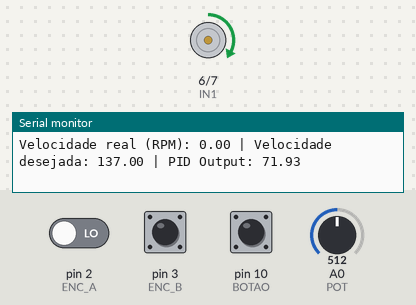
A sketch run on a simulated Arduino Uno, built with avr-gcc and run on an emulated ATmega328P. Shown: motor-driver pin pairs drawn as motors (green arrow = first pin HIGH = forward, orange = second pin HIGH = backward, longer = more drive, scaled by the enable pin), the last lines printed to the serial monitor. The inputs (shaded band) are chosen by the test bench; at power-on: A0 (POT) = 512, pin 10 (BOTAO) HIGH, pin 2 (ENC_A) LOW, pin 3 (ENC_B) HIGH.

Above: at 1.2 s.
1.3 s: A0 (POT) set to 190
At 2.1 s:
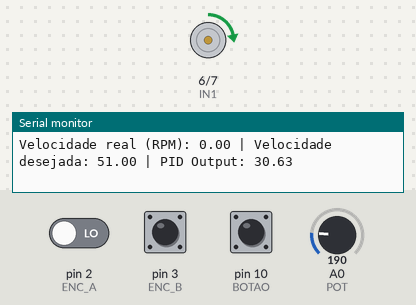
4.3 s: A0 (POT) set to 716
7.3 s: pin 10 (BOTAO) pulled LOW for 3.2 s
At 8.2 s:
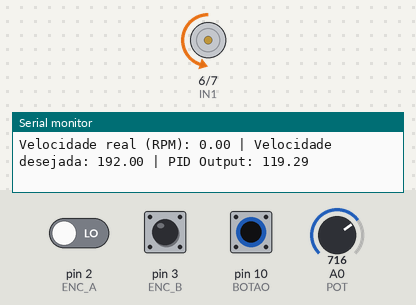
12.4 s: pin 10 (BOTAO) pulled LOW for 0.15 s
At 13.01 s:
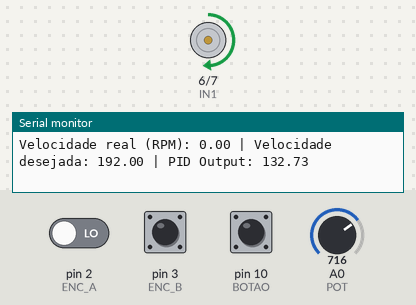
15.4 s: A0 (POT) set to 900
18.4 s: pin 10 (BOTAO) pulled LOW for 3.2 s
At 19.3 s:
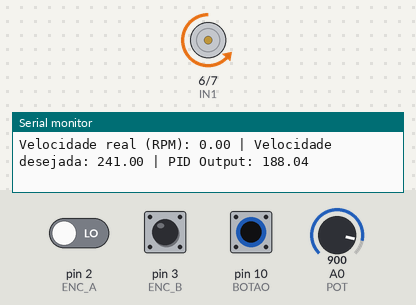
Timing chart, 0 to 24.9 s (numbered marks = the images above; inputs shaded):
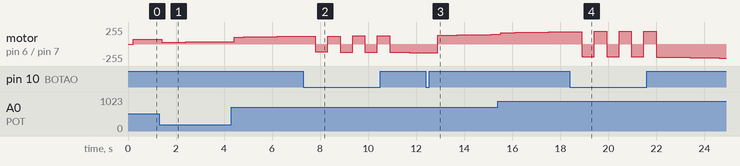

The sketch:

CodigoFinalMicro.ino
```cpp
#include <PID_v1.h>

#define ENA 9   // PWM para controle da velocidade
#define IN1 6   // Controle de direção
#define IN2 7   // Controle de direção
#define POT A0  // Entrada do potenciômetro
#define BOTAO 10 // Entrada do botão
#define ENC_A 2  // Fio amarelo (Yellow) do encoder
#define ENC_B 3  // Fio verde (Green) do encoder

volatile int pulsos = 0; // Contagem de pulsos
unsigned long tempoAnterior = 0;
bool sentidoHorario = true;

int ppr = 11;
int gr = 4;

double Setpoint, Input, Output;
double Kp = 0.5, Ki = 0.05, Kd = 0.05;

PID myPID(&Input, &Output, &Setpoint, Kp, Ki, Kd, DIRECT);

void contarPulsos() {
  if (digitalRead(ENC_A) == digitalRead(ENC_B)) {
    pulsos++;  // Sentido horário
  } else {
    pulsos--;  // Sentido anti-horário
  }
}

void setup() {
  pinMode(ENA, OUTPUT);
  pinMode(IN1, OUTPUT);
  pinMode(IN2, OUTPUT);
  pinMode(POT, INPUT);
  pinMode(BOTAO, INPUT_PULLUP);
  pinMode(ENC_A, INPUT);
  pinMode(ENC_B, INPUT);

  // Configurar interrupções nos dois canais
  attachInterrupt(digitalPinToInterrupt(ENC_A), contarPulsos, CHANGE);
  attachInterrupt(digitalPinToInterrupt(ENC_B), contarPulsos, CHANGE);

  Serial.begin(9600);

  // Inicializar o PID
  Setpoint = 100;
  myPID.SetMode(AUTOMATIC);
  myPID.SetOutputLimits(0, 255);
}

void loop() {
  int potValue = analogRead(POT);
  int velocidadeDesejada = map(potValue, 0, 950, 0, 255);

  if (digitalRead(BOTAO) == LOW) {
    sentidoHorario = !sentidoHorario;
    delay(500);
  }

  // Definir a direção do motor
  digitalWrite(IN1, sentidoHorario ? HIGH : LOW);
  digitalWrite(IN2, sentidoHorario ? LOW : HIGH);

  // Medição da velocidade real
  unsigned long tempoAtual = millis();
  if (tempoAtual - tempoAnterior >= 200) {
    int pps = (pulsos * 5);  // Como medimos em 200ms, multiplicamos por 5 para obter PPS (pulses per seconds)
    double rps = (double)pps / (ppr * gr);
    double rpm = 60.0 * rps;

    Input = abs(pulsos); // Para o PID
    pulsos = 0;
    tempoAnterior = tempoAtual;

    Setpoint = velocidadeDesejada;
    myPID.Compute();

    Serial.print("Velocidade real (RPM): ");
    Serial.print(rpm);
    Serial.print(" | Velocidade desejada: ");
    Serial.print(Setpoint);
    Serial.print(" | PID Output: ");
    Serial.println(Output);
  }
  analogWrite(ENA, Output);
}
```
